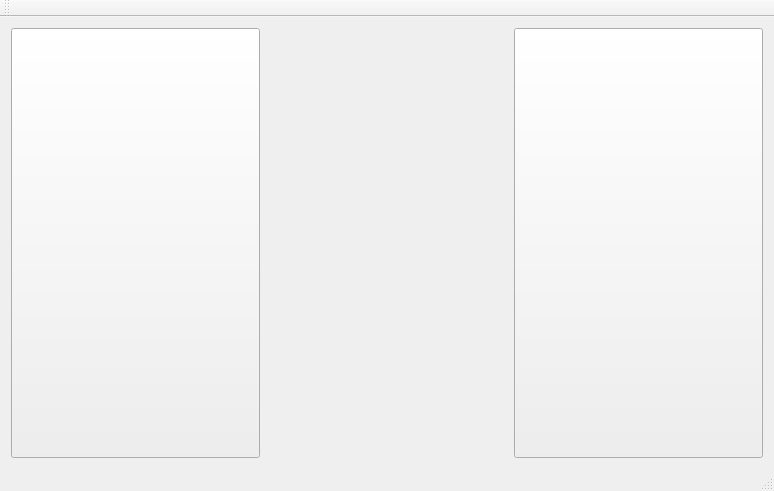
<?xml version="1.0" encoding="UTF-8"?>
<ui version="4.0">
 <class>MainWindow</class>
 <widget class="QMainWindow" name="MainWindow">
  <property name="geometry">
   <rect>
    <x>0</x>
    <y>0</y>
    <width>774</width>
    <height>491</height>
   </rect>
  </property>
  <property name="windowTitle">
   <string>MainWindow</string>
  </property>
  <widget class="QWidget" name="centralWidget">
   <layout class="QGridLayout" name="gridLayout">
    <item row="0" column="0">
     <layout class="QHBoxLayout" name="horizontalLayout">
      <item>
       <widget class="QPushButton" name="pushButton">
        <property name="sizePolicy">
         <sizepolicy hsizetype="Expanding" vsizetype="Expanding">
          <horstretch>0</horstretch>
          <verstretch>0</verstretch>
         </sizepolicy>
        </property>
        <property name="styleSheet">
         <string notr="true">border-image: url(:/image/search.png);</string>
        </property>
        <property name="text">
         <string/>
        </property>
       </widget>
      </item>
      <item>
       <spacer name="horizontalSpacer">
        <property name="orientation">
         <enum>Qt::Horizontal</enum>
        </property>
        <property name="sizeHint" stdset="0">
         <size>
          <width>40</width>
          <height>20</height>
         </size>
        </property>
       </spacer>
      </item>
      <item>
       <widget class="QPushButton" name="pushButton_2">
        <property name="sizePolicy">
         <sizepolicy hsizetype="Expanding" vsizetype="Expanding">
          <horstretch>0</horstretch>
          <verstretch>0</verstretch>
         </sizepolicy>
        </property>
        <property name="styleSheet">
         <string notr="true">border-image: url(:/image/message.png);</string>
        </property>
        <property name="text">
         <string/>
        </property>
       </widget>
      </item>
     </layout>
    </item>
   </layout>
  </widget>
  <widget class="QMenuBar" name="menuBar">
   <property name="geometry">
    <rect>
     <x>0</x>
     <y>0</y>
     <width>774</width>
     <height>23</height>
    </rect>
   </property>
  </widget>
  <widget class="QToolBar" name="mainToolBar">
   <attribute name="toolBarArea">
    <enum>TopToolBarArea</enum>
   </attribute>
   <attribute name="toolBarBreak">
    <bool>false</bool>
   </attribute>
  </widget>
  <widget class="QStatusBar" name="statusBar"/>
 </widget>
 <layoutdefault spacing="6" margin="11"/>
 <resources/>
 <connections/>
</ui>
